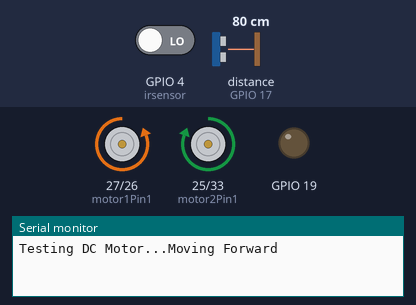
Bench run of a sketch on a simulated ESP32. Parts: motor-driver pin pairs drawn as motors (green arrow = first pin HIGH = forward, orange = second pin HIGH = backward, longer = more drive, scaled by the enable pin), output pins drawn as LEDs (lit = HIGH), the last lines printed to the serial monitor. Inputs (shaded band) come from the test bench; at power-on: GPIO 4 (irsensor) LOW, distance to the obstacle (sensor on GPIO 17) 80 cm. The echo pulse lasts 58.3 µs per cm; pins used as bus, display or sensor lines are not drawn.

Above: at 0.1 s.
At 9.1 s:
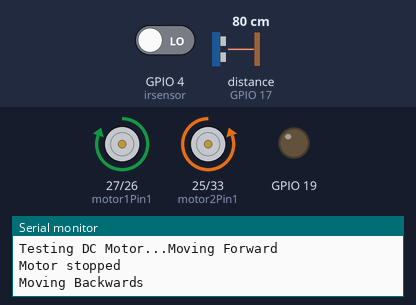
At 18.1 s:
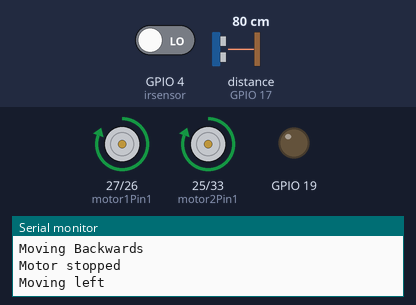
At 30.6 s:
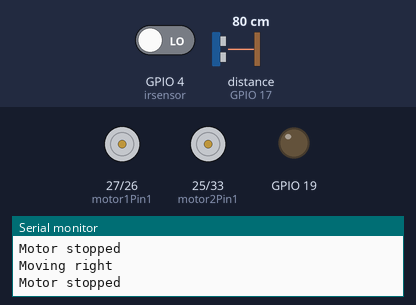
Timing chart, 0 to 32.1 s (numbered marks = the images above):
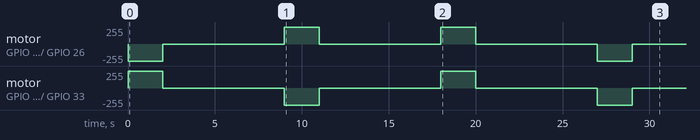

The sketch:

_border_security_robot.ino
```cpp
//pir
int inputPin = 2;
int pirState = LOW;
int val = 0;

//temp
#include "DHTesp.h"
#define DHTpin 15
DHTesp dht;

//dc
const int motor1Pin1 = 27;
const int motor1Pin2 = 26;
const int motor2Pin1 = 25;
const int motor2Pin2 = 33;
const int enable1Pin = 14;
const int enable2Pin = 12;
int value1=5, value=10;

//ultra
const int trigPin = 16;
const int echoPin = 17;
long duration;
int distance;

//ir
const int irsensor=4;
const int LED=2;
int stat=0;

//gas
int Gas_analog = 34;
 void setup() {

Serial.println();

 // sets the pins as outputs:
pinMode(motor1Pin1, OUTPUT);
pinMode(motor1Pin2, OUTPUT);
pinMode(motor2Pin1, OUTPUT);
pinMode(motor2Pin2, OUTPUT);
pinMode(enable1Pin, OUTPUT);
pinMode(enable2Pin, OUTPUT);
pinMode(LED, OUTPUT);
pinMode(irsensor, INPUT);
pinMode(trigPin, OUTPUT); // Sets the trigPin as an Output
pinMode(echoPin, INPUT);
pinMode(19, OUTPUT);
pinMode(3, INPUT);
pinMode(inputPin, INPUT);

Serial.begin(115200);

 // testing
 Serial.print("Testing DC Motor...");


dht.setup(DHTpin, DHTesp::DHT11);


  forward();
  delay(3000);
  stop();
  delay(3000);
  backward();
  delay(3000);
  stop();
  delay(3000);
  left();
  delay(3000);
   stop();
  delay(3000);
  right();
  delay(1500);
   stop();
  delay(1500);
  ir();
  delay(2000);
  ultra();
  delay(3000);
  gas();
  delay(1500);
  temp();
  delay(2000);
  pir();
  delay(2000);
}
void pir(){
  val = digitalRead(inputPin);  // read input value
  if (val == HIGH) {            // check if the input is HIGH
    digitalWrite(LED, HIGH);  // turn LED ON
    if (pirState == LOW) {
      // we have just turned on
      Serial.println("Motion detected!");
      // We only want to print on the output change, not state
      pirState = HIGH;
    }
  } else {
    digitalWrite(LED, LOW); // turn LED OFF
    if (pirState == HIGH){
      // we have just turned of
      Serial.println("Motion ended!");
      // We only want to print on the output change, not state
      pirState = LOW;
    }
  }
}

 void forward(){
  digitalWrite(enable1Pin, HIGH);
  digitalWrite(enable2Pin, HIGH);

  Serial.println("Moving Forward");
  digitalWrite(motor1Pin1, LOW);
  digitalWrite(motor1Pin2, HIGH);
   digitalWrite(motor2Pin1, HIGH);
  digitalWrite(motor2Pin2, LOW);

  delay(2000);
   digitalWrite(enable1Pin, LOW);

   digitalWrite(enable2Pin, LOW);
 }
 void stop(){
  Serial.println("Motor stopped");
  digitalWrite(motor1Pin1, LOW);
  digitalWrite(motor1Pin2, LOW);
  digitalWrite(motor2Pin1, LOW);
  digitalWrite(motor2Pin2, LOW);

  delay(1000);
 }
 void backward(){

  digitalWrite(enable1Pin, HIGH);

  digitalWrite(enable2Pin, HIGH);
  Serial.println("Moving Backwards");
  digitalWrite(motor1Pin1, HIGH);
  digitalWrite(motor1Pin2, LOW);
  digitalWrite(motor2Pin1, LOW);
  digitalWrite(motor2Pin2, HIGH);
  delay(2000);
  digitalWrite(enable1Pin, LOW);
  digitalWrite(enable2Pin, LOW);

 }
  void left(){

  digitalWrite(enable1Pin, HIGH);
  digitalWrite(enable2Pin, HIGH);
  Serial.println("Moving left");
  digitalWrite(motor1Pin1, HIGH);
  digitalWrite(motor1Pin2, LOW);
  digitalWrite(motor2Pin1, HIGH);
  digitalWrite(motor2Pin2, LOW);
  delay(2000);
  digitalWrite(enable1Pin, LOW);
  digitalWrite(enable2Pin, LOW);

 }
  void right(){

  digitalWrite(enable1Pin, HIGH);
  digitalWrite(enable2Pin, HIGH);
  Serial.println("Moving right");
  digitalWrite(motor1Pin1, LOW);
  digitalWrite(motor1Pin2, HIGH);
  digitalWrite(motor2Pin1, LOW);
  digitalWrite(motor2Pin2, HIGH);
  delay(2000);
  digitalWrite(enable1Pin, LOW);
  digitalWrite(enable2Pin, LOW);

 }

 void ir(){
  stat= digitalRead(irsensor);
  if (stat==HIGH)
  {digitalWrite(LED, HIGH);
  Serial.println("irsensor is high");
}
 else
 {

  digitalWrite(LED, LOW);
  Serial.println("irsensor is low");
 }
 }

 void ultra(){
  digitalWrite(trigPin, LOW);
  delayMicroseconds(2);
  digitalWrite(trigPin, HIGH);
  delayMicroseconds(10);
  digitalWrite(trigPin, LOW);
  duration = pulseIn(echoPin, HIGH);
  distance = duration * 0.034 / 2;
  Serial.print("Distance: ");
  Serial.println(distance);
  delay(2000);
 }

 void gas(){
   int gassensorAnalog = analogRead(Gas_analog);
   Serial.print("Gas Sensor: \n");
   Serial.print(gassensorAnalog);

 }
 void temp(){
  Serial.println("\nStatus\tHumidity (%)\tTemperature (C)\t(F)\tHeatIndex (C)\t(F)");
  delay(dht.getMinimumSamplingPeriod());

  float humidity = dht.getHumidity();
  float temperature = dht.getTemperature();

  Serial.print(dht.getStatusString());
  Serial.print("\t");
  Serial.print(humidity, 1);
  Serial.print("\t\t");
  Serial.print(temperature, 1);
  Serial.print("\t\t");
  Serial.print(dht.toFahrenheit(temperature), 1);
  Serial.print("\t\t");
  Serial.print(dht.computeHeatIndex(temperature, humidity, false), 1);
  Serial.print("\t\t");
  Serial.println(dht.computeHeatIndex(dht.toFahrenheit(temperature), humidity, true), 1);
}
void loop() {


if( value1==0)
 {
    forward();
    delay(2000);

  }
  if( value1==1)
 {
     stop();
    delay(1000);
  }
  if(value1==2)
  {
    backward();
    delay(2000);
  } }
```

Measured:
- by itself, motor on GPIO 27 (motor1Pin1) / GPIO 26 (motor1Pin2): stopped → backward 255/255 at 0.00 s, → stopped 2.0 s later, → forward 255/255 7.0 s later, → stopped 2.0 s later, … (8 changes in this stretch)
- by itself, motor on GPIO 25 (motor2Pin1) / GPIO 33 (motor2Pin2): stopped → forward 255/255 at 0.00 s, → stopped 2.0 s later, → backward 255/255 7.0 s later, → stopped 2.0 s later, … (8 changes in this stretch)
